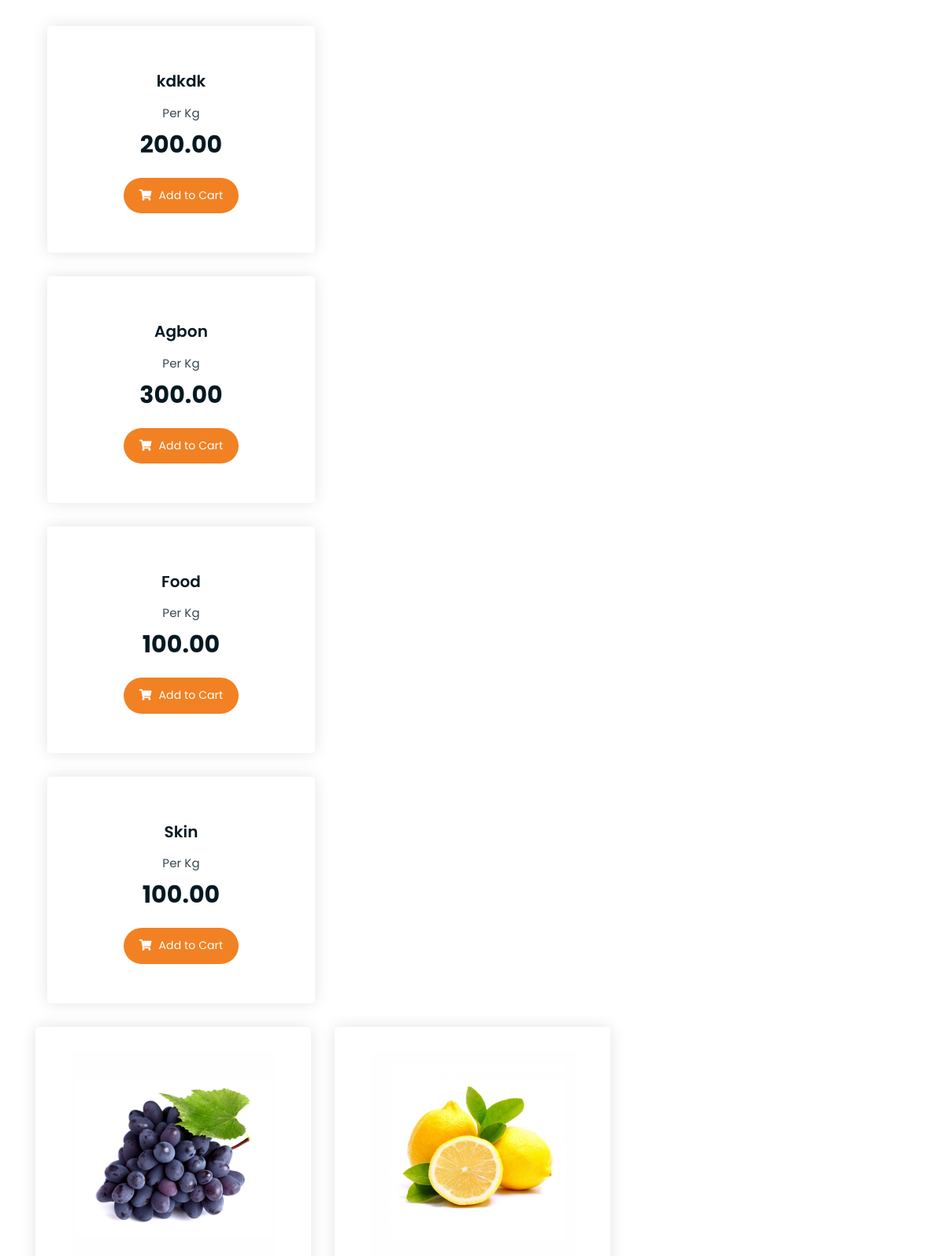
/ (middle part), run on an earlier commit of the app's database.
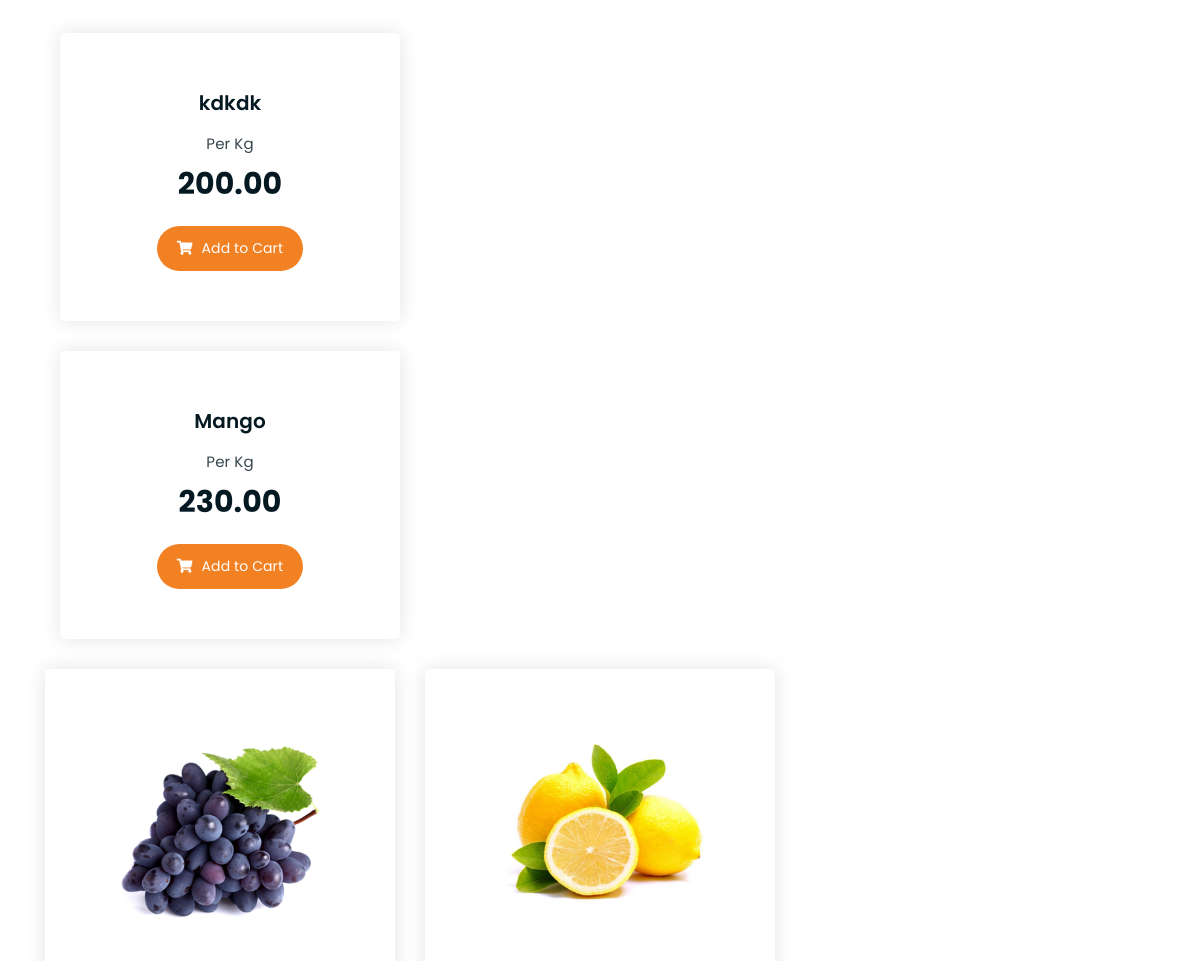
And on a later commit of the database.
### farm_app/models.py (models this page shows, shortened)
class Product(models.Model):
    title = models.CharField(max_length=100)
    user = models.ForeignKey(User, on_delete=models.SET_NULL, null=True)
    category = models.ForeignKey(Category, on_delete=models.SET_NULL, null=True)
    image = models.ImageField(upload_to=user_directory_path,default='product.jpg')
    description = models.TextField(null=True, blank=True)
    farmer = models.ForeignKey(Farmer, on_delete=models.SET_NULL, null=True)
    description = models.TextField(default="Enter your farm produce description")
    price = models.DecimalField(max_digits=8888888, decimal_places=2, default='200.00')
    old_price = models.DecimalField(max_digits=888888888888, decimal_places=2, default='400.00')
    specification = models.TextField(null=True, blank=True)
    product_status = models.CharField(choices=STATUS, max_length=10, default='In Review')
    status = models.BooleanField(default=True)
    in_stock = models.BooleanField(default=True)
    featured = models.BooleanField(default=False)
    digital = models.BooleanField(default=False)
    date = models.DateTimeField(auto_now_add=True)
    updated = models.DateTimeField(null=True, blank=True)
    class Meta:
        verbose_name_plural = "Products"

### farm_app/views.py (the view)
# urls.py: path('', views.home, name = 'home'),
def home(request):
    products = Product.objects.all()
    return render(request, 'apps/home.html', {'products':products})

### farm_app/templates/apps/home.html (shortened to what this page needs)
{% extends 'blogs/base.html' %}
{% block content %}
{% load static %}
	<div class="product-section mt-150 mb-150">
		<div class="container">
			<div class="row">
				<div class="col-lg-8 offset-lg-2 text-center">
				</div>
			</div>
            {% if products %}
            {% for product in products %}
            <div class="col-lg-4 col-md-6 text-center">
                <div class="single-product-item">
                    <div class="product-image">
                    </div>
                    <h3>{{ product.title }}</h3>
                    <p class="product-price"><span>Per Kg</span> {{ product.price }} </p>
                    <a href="{% url 'cart' %}" class="cart-btn"><i class="fas fa-shopping-cart"></i> Add to Cart</a>
                </div>
            </div>
            {% endfor %}
            {% endif %}
			<div class="row">
				<div class="col-lg-4 col-md-6 text-center">
					<div class="single-product-item">
						<div class="product-image">
							<a href="single-product.html"><img src="{% static '/img/products/product-img-2.jpg' %}" alt=""></a>
						</div>
					</div>
				</div>
				<div class="col-lg-4 col-md-6 offset-md-3 offset-lg-0 text-center">
					<div class="single-product-item">
						<div class="product-image">
							<a href="single-product.html"><img src="{% static '/img/products/product-img-3.jpg' %}" alt=""></a>
						</div>
					</div>
				</div>
			</div>
		</div>
	</div>
{% endblock %}

### farm_project/templates/blogs/base.html (shortened to what this page needs)
{% load static %}
<!doctype html>
<html lang="en">
  <head>
    <link rel="stylesheet" href="https://cdn.jsdelivr.net/npm/bootstrap@4.6.2/dist/css/bootstrap.min.css">
  </head>
  <body>
        {% include 'blogs/header.html' %}
        {% block content %} {% endblock %}
        {% include 'blogs/footer.html' %}
  </body>
</html>

### farm_project/templates/blogs/header.html (shortened to what this page needs)
{% load static %}
<!DOCTYPE html>
<html lang="en">
<head>
	<link rel="stylesheet" href="{% static '/css/all.min.css' %}">
	<link rel="stylesheet" href="{% static '/bootstrap/css/bootstrap.min.css' %}">
	<link rel="stylesheet" href="{% static '/css/owl.carousel.css' %}">
	<link rel="stylesheet" href="{% static '/css/magnific-popup.css' %}">
	<link rel="stylesheet" href="{% static '/css/animate.css' %}">
	<link rel="stylesheet" href="{% static '/css/meanmenu.min.css' %}">
	<link rel="stylesheet" href="{% static '/css/main.cs' %}s">
	<link rel="stylesheet" href="{% static '/css/responsive.css' %}">
</head>
<body>

### farm_project/templates/blogs/footer.html (shortened to what this page needs)
    {% load static %}
</body>
</html>

### static/css/main.css (style rules this page uses)
html { font-size: 14px; font-weight: 400; line-height: 28px; height: 100%; }
body { font-family: "Open Sans", sans-serif; font-weight: 400; font-size: 1rem; letter-spacing: 0.1px; line-height: 1.8; color: #051922; overflow-x: hidden; }
body img { max-width: 100%; }
a { cursor: pointer; text-decoration: none; -webkit-transition: all 0.2s ease-in-out; -o-transition: all 0.2s ease-in-out; transition: all 0.2s ease-in-out; }
h1, .h1, h2, .h2, h3, .h3, h4, .h4, h5, .h5, h6, .h6 { font-family: "Poppins", sans-serif; font-weight: 700; margin: 0 0 1.25rem 0; color: #051922; }
h3, .h3 { font-size: 2rem; font-weight: 700; line-height: 2.25rem; }
p { font-family: "Open Sans", sans-serif; font-weight: 400; font-size: 1rem; letter-spacing: 0.1px; line-height: 1.8; color: #051922; margin: 0 0 1.25rem 0; }
.mt-150 { margin-top: 150px; }
.mb-150 { margin-bottom: 150px; }
a.boxed-btn, a.bordered-btn, a.cart-btn { border-radius: 50px; }
.product-image img { -webkit-transition: 0.3s; -o-transition: 0.3s; transition: 0.3s; }
a.cart-btn { -webkit-transition: 0.3s; -o-transition: 0.3s; transition: 0.3s; }
.single-product-item { -webkit-transition: 0.3s; -o-transition: 0.3s; transition: 0.3s; }
html, body { height: 100%; }
.single-product-item { margin-bottom: 30px; }
.product-image { padding: 30px; padding-bottom: 0; }
.product-image img { width: 90%; border-radius: 5px; margin-bottom: 20px; }
.single-product-item h3 { font-size: 20px; font-weight: 600; margin-bottom: 10px; }
p.product-price { font-family: 'Poppins', sans-serif; font-size: 30px; font-weight: 700; margin-bottom: 15px; }
p.product-price span { display: block; opacity: 0.8; font-size: 15px; font-weight: 400; }
a.cart-btn { font-family: 'Poppins', sans-serif; display: inline-block; background-color: #F28123; color: #fff; padding: 10px 20px; }
a.cart-btn i { margin-right: 5px; }
.single-product-item { -webkit-box-shadow: 0 0 20px #e4e4e4; box-shadow: 0 0 20px #e4e4e4; padding-bottom: 50px; border-radius: 5px; }

What changed in the data, as far as the page shows it:
removed Product: title "Agbon", price "300.00"
removed Product: title "Food", price "100.00"
removed Product: title "Skin", price "100.00"
added Product: title "Mango", price "230.00"
